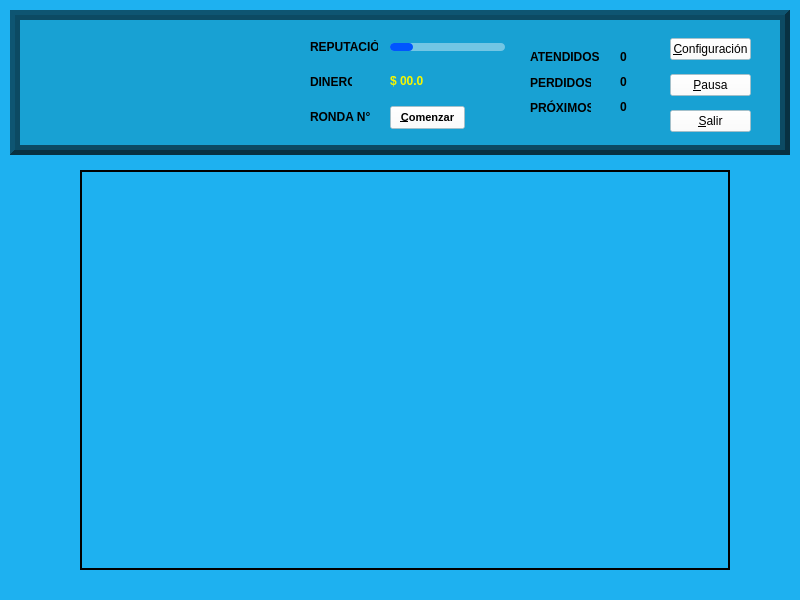
<?xml version="1.0" encoding="UTF-8"?>
<ui version="4.0">
 <class>MainWindow</class>
 <widget class="QMainWindow" name="MainWindow">
  <property name="geometry">
   <rect>
    <x>0</x>
    <y>0</y>
    <width>800</width>
    <height>600</height>
   </rect>
  </property>
  <property name="minimumSize">
   <size>
    <width>800</width>
    <height>600</height>
   </size>
  </property>
  <property name="maximumSize">
   <size>
    <width>800</width>
    <height>600</height>
   </size>
  </property>
  <property name="font">
   <font>
    <weight>50</weight>
    <bold>false</bold>
   </font>
  </property>
  <property name="windowTitle">
   <string>DCCafé</string>
  </property>
  <property name="windowIcon">
   <iconset>
    <normaloff>sprites/otros/plato.png</normaloff>sprites/otros/plato.png</iconset>
  </property>
  <property name="autoFillBackground">
   <bool>false</bool>
  </property>
  <property name="styleSheet">
   <string notr="true"/>
  </property>
  <property name="tabShape">
   <enum>QTabWidget::Rounded</enum>
  </property>
  <widget class="QWidget" name="centralwidget">
   <property name="autoFillBackground">
    <bool>false</bool>
   </property>
   <property name="styleSheet">
    <string notr="true"/>
   </property>
   <widget class="QLabel" name="restoran">
    <property name="geometry">
     <rect>
      <x>80</x>
      <y>170</y>
      <width>650</width>
      <height>400</height>
     </rect>
    </property>
    <property name="frameShape">
     <enum>QFrame::WinPanel</enum>
    </property>
    <property name="frameShadow">
     <enum>QFrame::Plain</enum>
    </property>
    <property name="lineWidth">
     <number>0</number>
    </property>
    <property name="text">
     <string/>
    </property>
    <property name="pixmap">
     <pixmap>sprites/mapa/mapa_sin_borde_1.png</pixmap>
    </property>
    <property name="scaledContents">
     <bool>true</bool>
    </property>
   </widget>
   <widget class="QLabel" name="label_fondo_atras">
    <property name="geometry">
     <rect>
      <x>10</x>
      <y>10</y>
      <width>780</width>
      <height>145</height>
     </rect>
    </property>
    <property name="autoFillBackground">
     <bool>false</bool>
    </property>
    <property name="styleSheet">
     <string notr="true">background-color: rgb(12, 74, 99);</string>
    </property>
    <property name="frameShape">
     <enum>QFrame::Panel</enum>
    </property>
    <property name="frameShadow">
     <enum>QFrame::Raised</enum>
    </property>
    <property name="lineWidth">
     <number>5</number>
    </property>
    <property name="midLineWidth">
     <number>5</number>
    </property>
    <property name="text">
     <string/>
    </property>
   </widget>
   <widget class="QLabel" name="label_fondo_frente">
    <property name="geometry">
     <rect>
      <x>20</x>
      <y>20</y>
      <width>760</width>
      <height>125</height>
     </rect>
    </property>
    <property name="font">
     <font>
      <pointsize>9</pointsize>
     </font>
    </property>
    <property name="autoFillBackground">
     <bool>false</bool>
    </property>
    <property name="styleSheet">
     <string notr="true">background-color: rgb(24, 161, 211);</string>
    </property>
    <property name="text">
     <string/>
    </property>
   </widget>
   <widget class="QLabel" name="logo">
    <property name="geometry">
     <rect>
      <x>30</x>
      <y>35</y>
      <width>250</width>
      <height>100</height>
     </rect>
    </property>
    <property name="autoFillBackground">
     <bool>false</bool>
    </property>
    <property name="styleSheet">
     <string notr="true">background-color: rgb(24, 161, 211);</string>
    </property>
    <property name="text">
     <string/>
    </property>
    <property name="pixmap">
     <pixmap>sprites/otros/logo_blanco.png</pixmap>
    </property>
    <property name="scaledContents">
     <bool>true</bool>
    </property>
   </widget>
   <widget class="QLabel" name="label_reputacion">
    <property name="geometry">
     <rect>
      <x>310</x>
      <y>40</y>
      <width>68</width>
      <height>13</height>
     </rect>
    </property>
    <property name="font">
     <font>
      <family>Yu Gothic UI</family>
      <weight>75</weight>
      <bold>true</bold>
     </font>
    </property>
    <property name="styleSheet">
     <string notr="true">background-color: rgb(24, 161, 211);</string>
    </property>
    <property name="text">
     <string>REPUTACIÓN</string>
    </property>
    <property name="alignment">
     <set>Qt::AlignLeading|Qt::AlignLeft|Qt::AlignTop</set>
    </property>
   </widget>
   <widget class="QLabel" name="label_dinero">
    <property name="geometry">
     <rect>
      <x>310</x>
      <y>75</y>
      <width>42</width>
      <height>12</height>
     </rect>
    </property>
    <property name="font">
     <font>
      <family>Yu Gothic UI</family>
      <weight>75</weight>
      <bold>true</bold>
     </font>
    </property>
    <property name="autoFillBackground">
     <bool>false</bool>
    </property>
    <property name="styleSheet">
     <string notr="true">background-color: rgb(24, 161, 211);</string>
    </property>
    <property name="text">
     <string>DINERO</string>
    </property>
    <property name="alignment">
     <set>Qt::AlignLeading|Qt::AlignLeft|Qt::AlignTop</set>
    </property>
   </widget>
   <widget class="QLabel" name="label_ronda">
    <property name="geometry">
     <rect>
      <x>310</x>
      <y>110</y>
      <width>61</width>
      <height>16</height>
     </rect>
    </property>
    <property name="font">
     <font>
      <family>Yu Gothic UI</family>
      <weight>75</weight>
      <bold>true</bold>
     </font>
    </property>
    <property name="styleSheet">
     <string notr="true">background-color: rgb(24, 161, 211);</string>
    </property>
    <property name="text">
     <string>RONDA N°1</string>
    </property>
    <property name="alignment">
     <set>Qt::AlignLeading|Qt::AlignLeft|Qt::AlignTop</set>
    </property>
   </widget>
   <widget class="QLabel" name="label_atendidos">
    <property name="geometry">
     <rect>
      <x>530</x>
      <y>50</y>
      <width>71</width>
      <height>16</height>
     </rect>
    </property>
    <property name="font">
     <font>
      <family>Yu Gothic UI</family>
      <pointsize>9</pointsize>
      <weight>75</weight>
      <bold>true</bold>
      <kerning>true</kerning>
     </font>
    </property>
    <property name="styleSheet">
     <string notr="true">background-color: rgb(24, 161, 211);</string>
    </property>
    <property name="text">
     <string>ATENDIDOS</string>
    </property>
    <property name="alignment">
     <set>Qt::AlignLeading|Qt::AlignLeft|Qt::AlignTop</set>
    </property>
   </widget>
   <widget class="QLabel" name="label_perdidos">
    <property name="geometry">
     <rect>
      <x>530</x>
      <y>75</y>
      <width>61</width>
      <height>16</height>
     </rect>
    </property>
    <property name="font">
     <font>
      <family>Yu Gothic UI</family>
      <pointsize>9</pointsize>
      <weight>75</weight>
      <bold>true</bold>
     </font>
    </property>
    <property name="styleSheet">
     <string notr="true">background-color: rgb(24, 161, 211);</string>
    </property>
    <property name="text">
     <string>PERDIDOS</string>
    </property>
   </widget>
   <widget class="QLabel" name="label_proximos">
    <property name="geometry">
     <rect>
      <x>530</x>
      <y>100</y>
      <width>61</width>
      <height>16</height>
     </rect>
    </property>
    <property name="font">
     <font>
      <family>Yu Gothic UI</family>
      <pointsize>9</pointsize>
      <weight>75</weight>
      <bold>true</bold>
     </font>
    </property>
    <property name="styleSheet">
     <string notr="true">background-color: rgb(24, 161, 211);</string>
    </property>
    <property name="text">
     <string>PRÓXIMOS</string>
    </property>
   </widget>
   <widget class="QProgressBar" name="barra_reputacion">
    <property name="geometry">
     <rect>
      <x>390</x>
      <y>43</y>
      <width>115</width>
      <height>8</height>
     </rect>
    </property>
    <property name="sizePolicy">
     <sizepolicy hsizetype="Expanding" vsizetype="Fixed">
      <horstretch>0</horstretch>
      <verstretch>0</verstretch>
     </sizepolicy>
    </property>
    <property name="palette">
     <palette>
      <active>
       <colorrole role="Button">
        <brush brushstyle="SolidPattern">
         <color alpha="100">
          <red>255</red>
          <green>255</green>
          <blue>255</blue>
         </color>
        </brush>
       </colorrole>
       <colorrole role="Base">
        <brush brushstyle="SolidPattern">
         <color alpha="100">
          <red>255</red>
          <green>255</green>
          <blue>255</blue>
         </color>
        </brush>
       </colorrole>
       <colorrole role="Window">
        <brush brushstyle="SolidPattern">
         <color alpha="100">
          <red>255</red>
          <green>255</green>
          <blue>255</blue>
         </color>
        </brush>
       </colorrole>
      </active>
      <inactive>
       <colorrole role="Button">
        <brush brushstyle="SolidPattern">
         <color alpha="100">
          <red>255</red>
          <green>255</green>
          <blue>255</blue>
         </color>
        </brush>
       </colorrole>
       <colorrole role="Base">
        <brush brushstyle="SolidPattern">
         <color alpha="100">
          <red>255</red>
          <green>255</green>
          <blue>255</blue>
         </color>
        </brush>
       </colorrole>
       <colorrole role="Window">
        <brush brushstyle="SolidPattern">
         <color alpha="100">
          <red>255</red>
          <green>255</green>
          <blue>255</blue>
         </color>
        </brush>
       </colorrole>
      </inactive>
      <disabled>
       <colorrole role="Button">
        <brush brushstyle="SolidPattern">
         <color alpha="100">
          <red>255</red>
          <green>255</green>
          <blue>255</blue>
         </color>
        </brush>
       </colorrole>
       <colorrole role="Base">
        <brush brushstyle="SolidPattern">
         <color alpha="100">
          <red>255</red>
          <green>255</green>
          <blue>255</blue>
         </color>
        </brush>
       </colorrole>
       <colorrole role="Window">
        <brush brushstyle="SolidPattern">
         <color alpha="100">
          <red>255</red>
          <green>255</green>
          <blue>255</blue>
         </color>
        </brush>
       </colorrole>
      </disabled>
     </palette>
    </property>
    <property name="autoFillBackground">
     <bool>false</bool>
    </property>
    <property name="styleSheet">
     <string notr="true">QProgressBar
{

border: solid grey;
	background-color: rgba(255, 255, 255, 100);
border-radius: 4px;

}
QProgressBar::chunk 
{
background-color: rgb(0, 85, 255);
border-radius: 4px;

}  
</string>
    </property>
    <property name="maximum">
     <number>5</number>
    </property>
    <property name="value">
     <number>1</number>
    </property>
    <property name="alignment">
     <set>Qt::AlignLeading|Qt::AlignLeft|Qt::AlignTop</set>
    </property>
    <property name="textVisible">
     <bool>false</bool>
    </property>
    <property name="invertedAppearance">
     <bool>false</bool>
    </property>
   </widget>
   <widget class="QLabel" name="label_dinero_usuario">
    <property name="geometry">
     <rect>
      <x>390</x>
      <y>74</y>
      <width>60</width>
      <height>20</height>
     </rect>
    </property>
    <property name="font">
     <font>
      <family>Yu Gothic UI</family>
      <pointsize>9</pointsize>
      <weight>75</weight>
      <bold>true</bold>
     </font>
    </property>
    <property name="styleSheet">
     <string notr="true">background-color: rgb(24, 161, 211);
color: rgb(247, 247, 0);</string>
    </property>
    <property name="text">
     <string>$ 00.0</string>
    </property>
    <property name="alignment">
     <set>Qt::AlignLeading|Qt::AlignLeft|Qt::AlignTop</set>
    </property>
   </widget>
   <widget class="QPushButton" name="boton_comenzar_ronda">
    <property name="geometry">
     <rect>
      <x>390</x>
      <y>106</y>
      <width>75</width>
      <height>23</height>
     </rect>
    </property>
    <property name="font">
     <font>
      <family>Yu Gothic UI</family>
      <pointsize>8</pointsize>
      <weight>75</weight>
      <bold>true</bold>
     </font>
    </property>
    <property name="styleSheet">
     <string notr="true">background-color: rgba(255, 255, 255, 150);</string>
    </property>
    <property name="text">
     <string>&amp;Comenzar</string>
    </property>
    <property name="checkable">
     <bool>false</bool>
    </property>
   </widget>
   <widget class="QLabel" name="label_atendidos_usuario">
    <property name="geometry">
     <rect>
      <x>620</x>
      <y>50</y>
      <width>47</width>
      <height>13</height>
     </rect>
    </property>
    <property name="font">
     <font>
      <family>Yu Gothic UI</family>
      <pointsize>9</pointsize>
      <weight>75</weight>
      <bold>true</bold>
     </font>
    </property>
    <property name="styleSheet">
     <string notr="true">background-color: rgb(24, 161, 211);</string>
    </property>
    <property name="text">
     <string>0</string>
    </property>
   </widget>
   <widget class="QLabel" name="label_perdidos_usuario">
    <property name="geometry">
     <rect>
      <x>620</x>
      <y>75</y>
      <width>47</width>
      <height>13</height>
     </rect>
    </property>
    <property name="font">
     <font>
      <family>Yu Gothic UI</family>
      <pointsize>9</pointsize>
      <weight>75</weight>
      <bold>true</bold>
     </font>
    </property>
    <property name="styleSheet">
     <string notr="true">background-color: rgb(24, 161, 211);</string>
    </property>
    <property name="text">
     <string>0</string>
    </property>
   </widget>
   <widget class="QLabel" name="label_proximos_usuarios">
    <property name="geometry">
     <rect>
      <x>620</x>
      <y>100</y>
      <width>47</width>
      <height>13</height>
     </rect>
    </property>
    <property name="font">
     <font>
      <family>Yu Gothic UI</family>
      <pointsize>9</pointsize>
      <weight>75</weight>
      <bold>true</bold>
     </font>
    </property>
    <property name="styleSheet">
     <string notr="true">background-color: rgb(24, 161, 211);</string>
    </property>
    <property name="text">
     <string>0</string>
    </property>
   </widget>
   <widget class="QWidget" name="verticalLayoutWidget">
    <property name="geometry">
     <rect>
      <x>670</x>
      <y>30</y>
      <width>81</width>
      <height>111</height>
     </rect>
    </property>
    <layout class="QVBoxLayout" name="v_botones">
     <item>
      <widget class="QPushButton" name="boton_configuracion">
       <property name="styleSheet">
        <string notr="true">background-color: rgba(255, 255, 255, 150);</string>
       </property>
       <property name="text">
        <string>&amp;Configuración</string>
       </property>
      </widget>
     </item>
     <item>
      <widget class="QPushButton" name="boton_pausa">
       <property name="styleSheet">
        <string notr="true">background-color: rgba(255, 255, 255, 150);</string>
       </property>
       <property name="text">
        <string>&amp;Pausa</string>
       </property>
      </widget>
     </item>
     <item>
      <widget class="QPushButton" name="boton_salir">
       <property name="styleSheet">
        <string notr="true">background-color: rgba(255, 255, 255, 150);</string>
       </property>
       <property name="text">
        <string>&amp;Salir</string>
       </property>
      </widget>
     </item>
    </layout>
   </widget>
   <widget class="QLabel" name="color_fondo">
    <property name="geometry">
     <rect>
      <x>0</x>
      <y>0</y>
      <width>800</width>
      <height>600</height>
     </rect>
    </property>
    <property name="autoFillBackground">
     <bool>false</bool>
    </property>
    <property name="styleSheet">
     <string notr="true">background-color: rgb(30, 177, 240);</string>
    </property>
    <property name="text">
     <string/>
    </property>
   </widget>
   <zorder>color_fondo</zorder>
   <zorder>restoran</zorder>
   <zorder>label_fondo_atras</zorder>
   <zorder>label_fondo_frente</zorder>
   <zorder>logo</zorder>
   <zorder>label_reputacion</zorder>
   <zorder>label_dinero</zorder>
   <zorder>label_ronda</zorder>
   <zorder>label_atendidos</zorder>
   <zorder>label_perdidos</zorder>
   <zorder>label_proximos</zorder>
   <zorder>barra_reputacion</zorder>
   <zorder>label_dinero_usuario</zorder>
   <zorder>boton_comenzar_ronda</zorder>
   <zorder>label_atendidos_usuario</zorder>
   <zorder>label_perdidos_usuario</zorder>
   <zorder>label_proximos_usuarios</zorder>
   <zorder>verticalLayoutWidget</zorder>
  </widget>
 </widget>
 <resources/>
 <connections>
  <connection>
   <sender>boton_salir</sender>
   <signal>clicked()</signal>
   <receiver>MainWindow</receiver>
   <slot>salir_juego()</slot>
   <hints>
    <hint type="sourcelabel">
     <x>710</x>
     <y>121</y>
    </hint>
    <hint type="destinationlabel">
     <x>399</x>
     <y>299</y>
    </hint>
   </hints>
  </connection>
  <connection>
   <sender>boton_comenzar_ronda</sender>
   <signal>clicked()</signal>
   <receiver>MainWindow</receiver>
   <slot>comenzar_ronda()</slot>
   <hints>
    <hint type="sourcelabel">
     <x>427</x>
     <y>117</y>
    </hint>
    <hint type="destinationlabel">
     <x>399</x>
     <y>299</y>
    </hint>
   </hints>
  </connection>
  <connection>
   <sender>boton_pausa</sender>
   <signal>clicked()</signal>
   <receiver>MainWindow</receiver>
   <slot>pausar_juego()</slot>
   <hints>
    <hint type="sourcelabel">
     <x>710</x>
     <y>85</y>
    </hint>
    <hint type="destinationlabel">
     <x>399</x>
     <y>299</y>
    </hint>
   </hints>
  </connection>
  <connection>
   <sender>boton_configuracion</sender>
   <signal>clicked()</signal>
   <receiver>MainWindow</receiver>
   <slot>configuracion_juego()</slot>
   <hints>
    <hint type="sourcelabel">
     <x>710</x>
     <y>49</y>
    </hint>
    <hint type="destinationlabel">
     <x>399</x>
     <y>299</y>
    </hint>
   </hints>
  </connection>
 </connections>
 <slots>
  <slot>salir_juego()</slot>
  <slot>pausar_juego()</slot>
  <slot>configuracion_juego()</slot>
  <slot>comenzar_ronda()</slot>
 </slots>
</ui>
